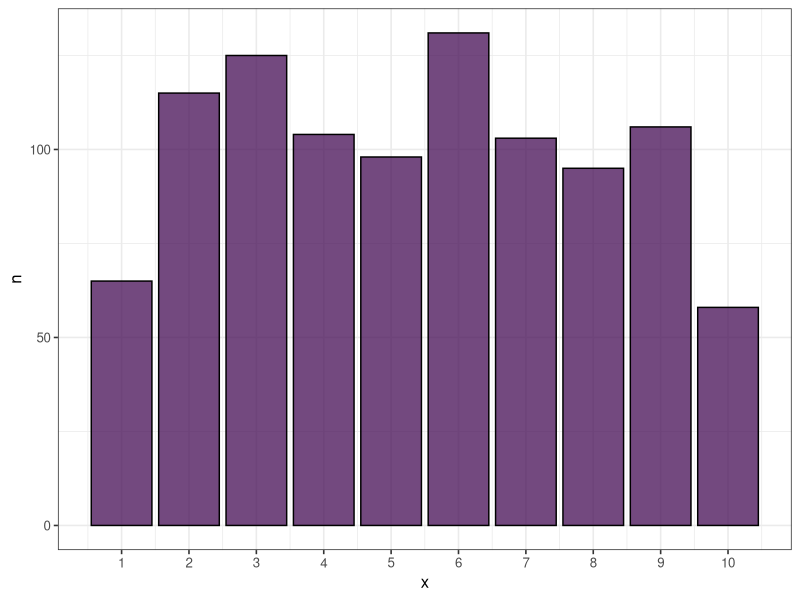
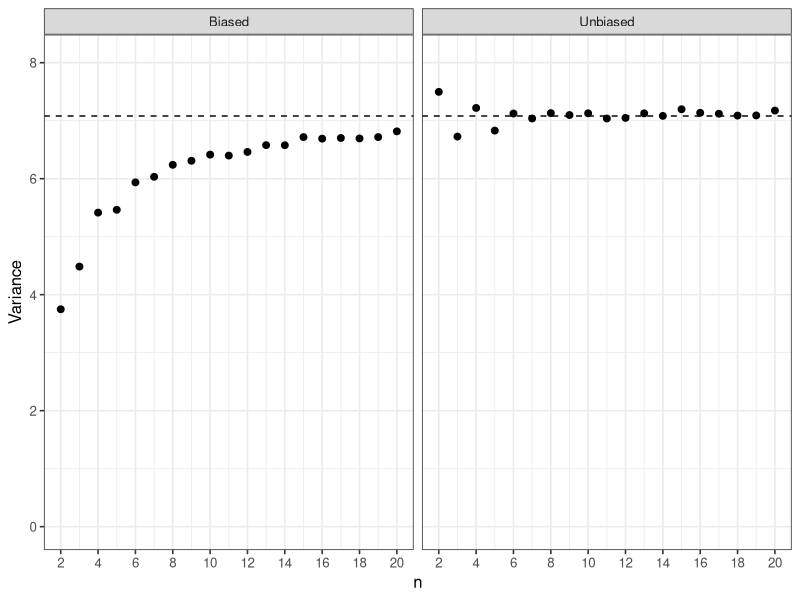
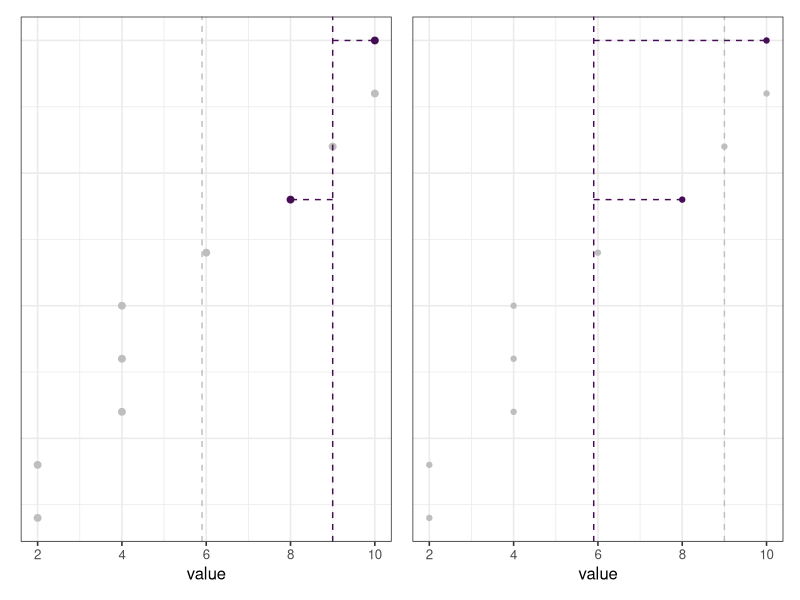
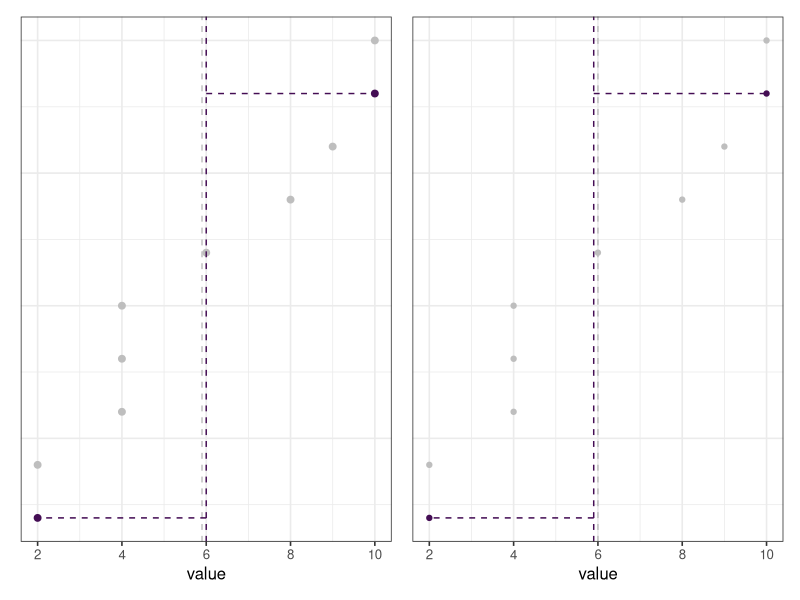
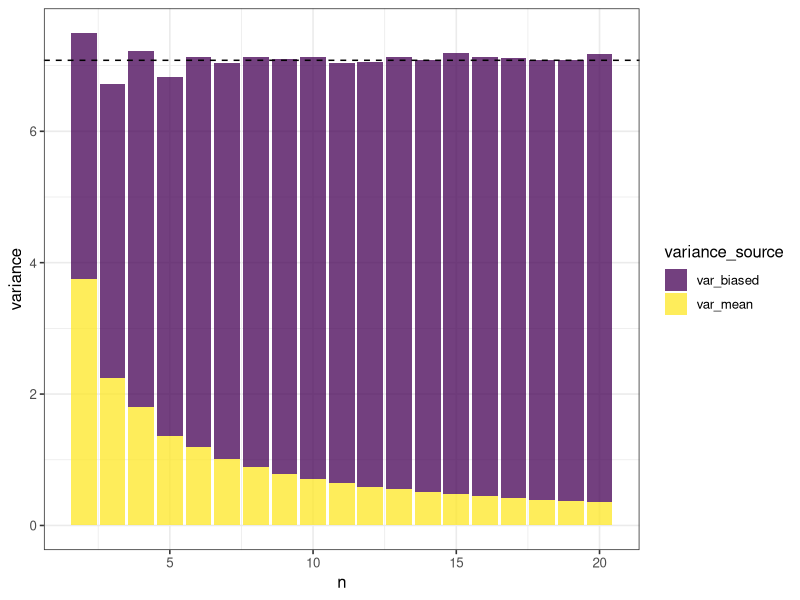

These figures' R source, in order:
## ---- chunk 1
# Load packages
library(tidyverse)
library(patchwork)
library(knitr)

# Set ggplot settings
theme_set(theme_bw(base_size=12))
theme_update(panel.background = element_rect(fill = "transparent", colour = NA),
             plot.background = element_rect(fill = "transparent", colour = NA))
opts_chunk$set(
  dev.args = list(bg = "transparent"),
  out.width = "100%",
  echo = FALSE,
  message = FALSE,
  warning = FALSE
)

options(digits = 2)

viridis_purple <- "#440d54"
viridis_green <- "#79c56e"

# Set the seed for reproducibility
set.seed(4234)

# Create a biased variance function
var_biased <- function(x) {
  sum((x - mean(x))^2)/length(x)
}

# Create population data
min <- 1
max <- 10
population <- round(runif(1000, min = min, max = max))

# Get the mean and population variance
mu <- sum(population)/length(population)
sigma <- sum((population - mean(population))^2)/length(population)

# Sample from the population
sample <- sample(population, size = 5)

data <- crossing(
    n = 2:20,
    i = 1:1000,
    mean = NA,
    var_biased = NA,
    var_unbiased = NA
  )

for (i in 1:nrow(data)) {
  x <- sample(population, data$n[i])
  
  data$mean[i] <- mean(x)
  data$var_biased[i] <- var_biased(x)
  data$var_unbiased[i] <- var(x)
}

# Make the data long so that each type of variance is on a separate row
data_long <- data %>%
  pivot_longer(cols = c(var_biased, var_unbiased), names_to = "var_type", 
    values_to = "var_value") %>%
  mutate(var_type = recode(var_type, "var_biased" = "Biased", 
    "var_unbiased" = "Unbiased"))

# Calculate the variances per sample size
variances <- data %>%
  mutate(var_mean = var_unbiased / n) %>%
  group_by(n) %>%
  summarize(
    var_biased = mean(var_biased),
    var_unbiased = mean(var_unbiased),
    var_mean = mean(var_mean)
  ) %>%
  mutate(
    proportion = var_mean / var_unbiased
  )
## ---- chunk 2
tibble(population = population) %>%
  count(population) %>%
  ggplot(mapping = aes(x = population, y = n)) +
    # geom_histogram(color = "black", fill = viridis_purple, alpha = .75) +
    geom_col(color = "black", fill = viridis_purple, alpha = .75) +
    labs(x = "x") +
    scale_x_continuous(breaks = 1:20)
## ---- chunk 3
ggplot(data_long, aes(x = n, y = var_value)) +
  geom_hline(yintercept = sigma, linetype = 2) +
  stat_summary(fun = "mean", geom = "point", color = "black", size = 2) +
  facet_wrap(~ var_type) +
  labs(y = "Variance") +
  coord_cartesian(ylim = c(0, sigma + 1)) +
  scale_x_continuous(breaks = seq(from = 2, to = 20, by = 2))
## ---- chunk 4
x <- c(2, 2, 4, 4, 4, 6, 8, 9, 10, 10)

s <- tibble(
    index = 1:10,
    value = x,
    sample = c(0, 0, 0, 0, 0, 0, 1, 0, 0, 1),
    mean = mean(c(8, 10)),
    mu = mean(x)
  ) %>%
  mutate(
    mean = ifelse(sample == 1, mean, NA),
    mu = ifelse(sample == 1, mu, NA)
  )

p1 <- ggplot(s, aes(x = index, y = value, color = factor(sample))) +
  geom_hline(aes(yintercept = mu), linetype = "dashed", color = "gray") +
  geom_point(size = 2) +
  geom_hline(aes(yintercept = mean), linetype = "dashed", color = viridis_purple) +
  geom_segment(aes(xend = index, y = mean, yend = value), linetype = 2) +
  coord_flip() +
  scale_color_manual(values = c("gray", viridis_purple)) +
  guides(color = FALSE) +
  theme(
    axis.title.y = element_blank(),
    axis.text.y = element_blank(),
    axis.ticks.y = element_blank()
  )

p2 <- ggplot(s, aes(x = index, y = value, color = factor(sample))) +
  geom_hline(aes(yintercept = mean), linetype = "dashed", color = "gray") +
  geom_point() +
  geom_hline(aes(yintercept = mu), linetype = "dashed", color = viridis_purple) +
  geom_segment(aes(xend = index, y = mu, yend = value), linetype = 2) +
  coord_flip() +
  scale_color_manual(values = c("gray", viridis_purple)) +
  guides(color = FALSE) +
  theme(
    axis.title.y = element_blank(),
    axis.text.y = element_blank(),
    axis.ticks.y = element_blank()
  )

p1 + p2
## ---- chunk 5
s <- tibble(
    index = 1:10,
    value = c(2, 2, 4, 4, 4, 6, 8, 9, 10, 10),
    sample = c(1, 0, 0, 0, 0, 0, 0, 0, 1, 0),
    mean = mean(c(2, 10)),
    mu = mean(c(2, 2, 4, 4, 4, 6, 8, 9, 10, 10))
  ) %>%
  mutate(
    mean = ifelse(sample == 1, mean, NA),
    mu = ifelse(sample == 1, mu, NA)
  )

p1 <- ggplot(s, aes(x = index, y = value, color = factor(sample))) +
  geom_hline(aes(yintercept = mu), linetype = "dashed", color = "gray") +
  geom_point(size = 2) +
  geom_hline(aes(yintercept = mean), linetype = "dashed", color = viridis_purple) +
  geom_segment(aes(xend = index, y = mean, yend = value), linetype = 2) +
  coord_flip() +
  scale_color_manual(values = c("gray", viridis_purple)) +
  guides(color = FALSE) +
  theme(
    axis.title.y = element_blank(),
    axis.text.y = element_blank(),
    axis.ticks.y = element_blank()
  )

p2 <- ggplot(s, aes(x = index, y = value, color = factor(sample))) +
  geom_hline(aes(yintercept = mean), linetype = "dashed", color = "gray") +
  geom_point() +
  geom_hline(aes(yintercept = mu), linetype = "dashed", color = viridis_purple) +
  geom_segment(aes(xend = index, y = mu, yend = value), linetype = 2) +
  coord_flip() +
  scale_color_manual(values = c("gray", viridis_purple)) +
  guides(color = FALSE) +
  theme(
    axis.title.y = element_blank(),
    axis.text.y = element_blank(),
    axis.ticks.y = element_blank()
  )

p1 + p2
## ---- chunk 6
variances %>%
  pivot_longer(cols = c(var_biased, var_mean), names_to = "variance_source", 
    values_to = "variance") %>%
  ggplot(aes(x = n, fill = variance_source, y = variance)) +
    geom_col(alpha = .75) +
    geom_hline(yintercept = sigma, linetype = "dashed") +
    scale_fill_viridis_d()
